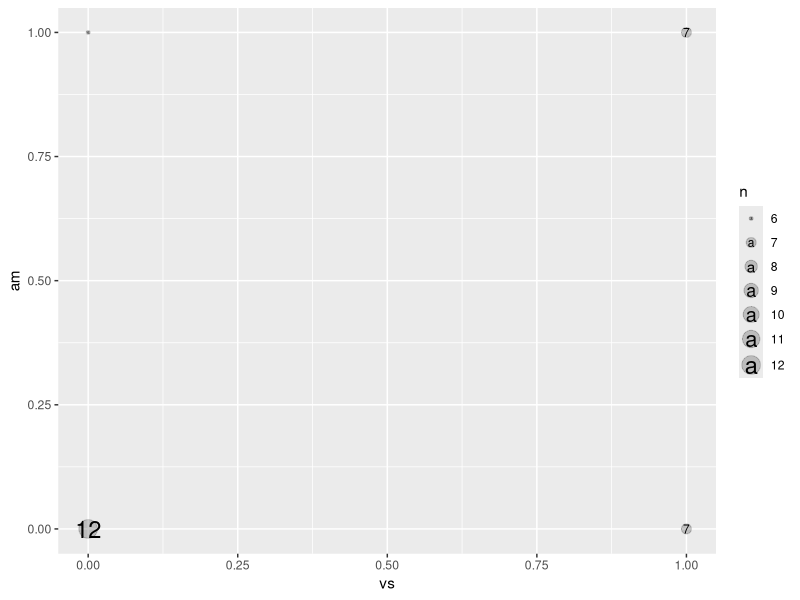
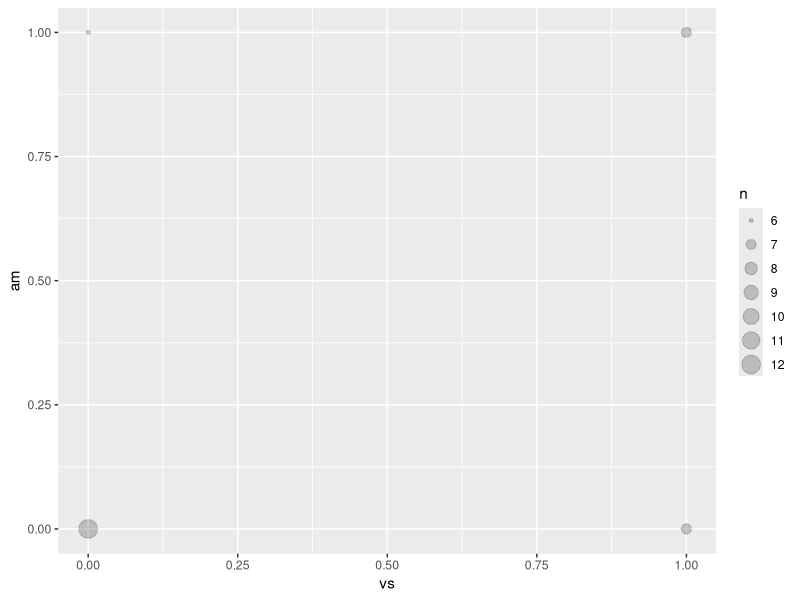
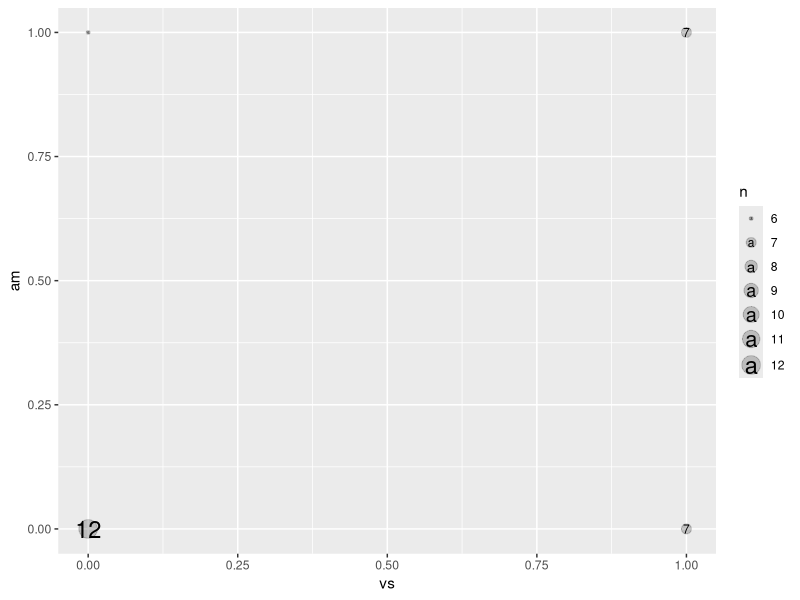
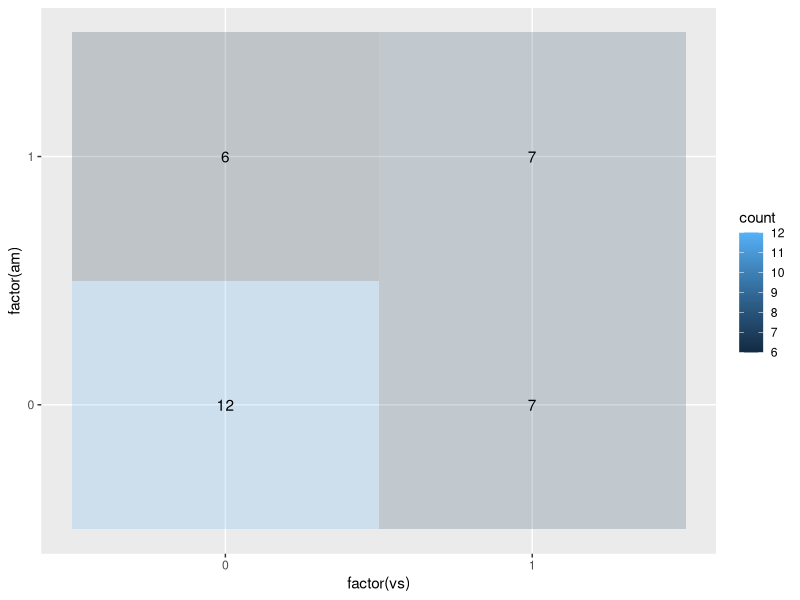
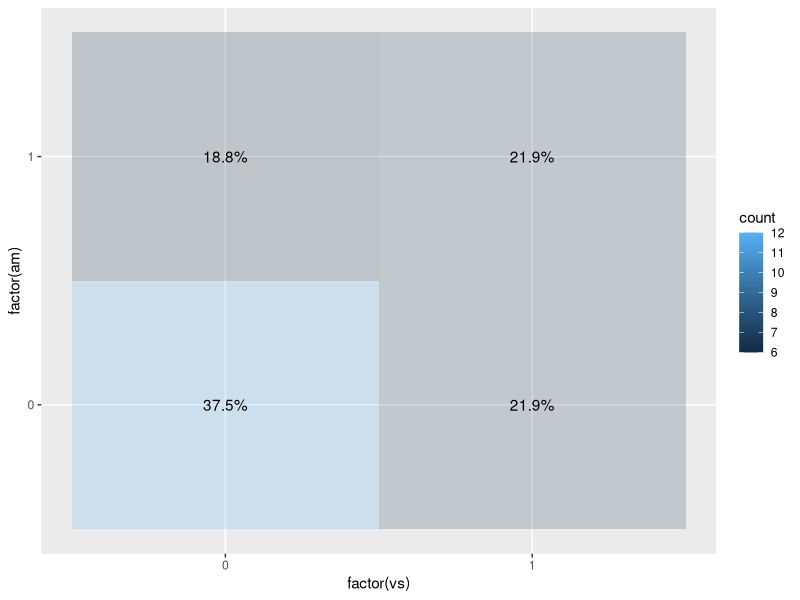
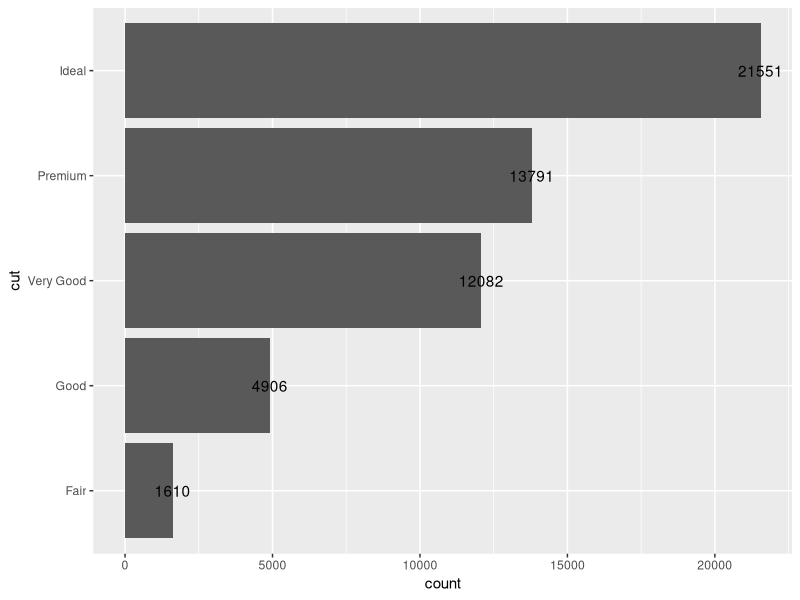
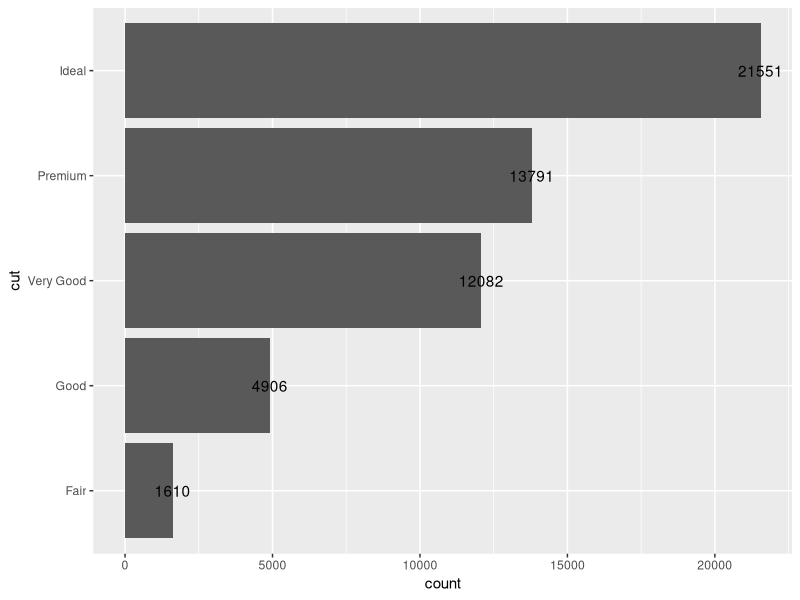
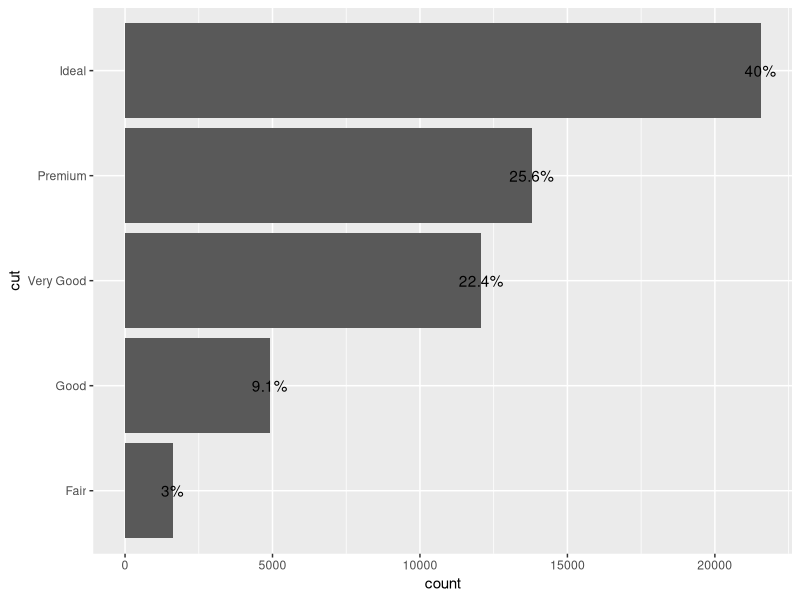

Write R code to recreate these figures, in order.
## ---- chunk 1
knitr::opts_chunk$set(echo = TRUE)
options(tidyverse.quiet = TRUE)
## ---- chunk 2
geom_barlab <- function(...){stat_count(aes(label = after_stat(count)), ...)}
geom_barlab <- function(...){stat_count(aes(label = after_stat(count), ...))}
## ---- chunk 3
library(tidyverse)
mtcars %>% 
  ggplot() + 
  aes(x = vs, y = am) + 
  stat_sum(alpha = .2) + 
  stat_sum(geom = "text", 
           aes(label = after_stat(n)))
## ---- chunk 4
geom_sum <- stat_sum

mtcars %>% 
  ggplot() + 
  aes(x = vs, y = am) + 
  geom_sum(alpha = .2)
## ---- chunk 5
StatSum$default_aes
# adding label to make it ready for 
StatSum$default_aes = aes(size = after_stat(n), 
                          weight = 1, 
                          label = after_stat(n))
geom_sum_text <- function(...){stat_sum(geom = "text", ...)}

mtcars %>% 
  ggplot() + 
  aes(x = vs, y = am) + 
  geom_sum(alpha = .2) + 
  geom_sum_text()
## ---- chunk 6
# Status quoto
mtcars %>% 
  ggplot() + 
  aes(x = factor(vs), y = factor(am)) + 
  stat_bin_2d(alpha = .2) + 
  stat_bin_2d(geom = "text", 
           aes(label = after_stat(count)))

# alias
geom_heatmap <- stat_bin2d

# add label default
StatBin2d$default_aes
StatBin2d$default_aes <- aes(weight = 1, 
                             fill = after_stat(count),
                             label = after_stat((100*count/sum(count)) %>% 
                                                  round(1) %>% 
                                                  paste0("%")))
                                            

geom_heatmap_percent <- function(...){stat_bin_2d(geom = "text", ...)}

mtcars %>% 
  ggplot() + 
  aes(x = factor(vs), y = factor(am)) + 
  geom_heatmap(alpha = .2) + 
  geom_heatmap_percent()
## ---- chunk 7
library(tidyverse)
diamonds %>% 
  ggplot() + 
  aes(y = cut) + 
  geom_bar() + 
  stat_count(geom = "text", 
             aes(label = after_stat(count)))

StatCount$default_aes
StatCount$default_aes <- aes(x = after_stat(count),
                             y = after_stat(count),
                             weight = 1,
                             label = after_stat(count),
                             percent = after_stat(100*count/sum(count)) %>% 
                               round(1) %>% 
                               paste0("%"))

geom_barlab <- function(...){stat_count(geom = "text", ...)}

diamonds %>% 
  ggplot() + 
  aes(y = cut) + 
  geom_bar() + 
  geom_barlab()

layer_data()  # wow!  percent is here.  (but we can't seem to access it)

## ---- chunk 8
StatCount2 <- ggproto(NULL, StatCount)

StatCount2$default_aes = aes(x = after_stat(count),
                             y = after_stat(count),
                             weight = 1,
                             label = after_stat(100*count/sum(count)) %>% 
                               round(1) %>% 
                               paste0("%"))

# did copy paste og stat_count and changed geom to "text" and StatCount to StatCount2

geom_bar_percent <- function (mapping = NULL, data = NULL, 
                              geom = "text", 
                              position = "stack", 
    ..., width = NULL, na.rm = FALSE, orientation = NA, show.legend = NA, 
    inherit.aes = TRUE) 
{
    params <- rlang::list2(na.rm = na.rm, orientation = orientation, 
        width = width, ...)
    layer(data = data, mapping = mapping, stat = StatCount2, geom = geom, 
        position = position, show.legend = show.legend, inherit.aes = inherit.aes, 
        params = params)
}

diamonds %>% 
  ggplot() + 
  aes(y = cut) + 
  geom_bar() +
  geom_bar_percent()
